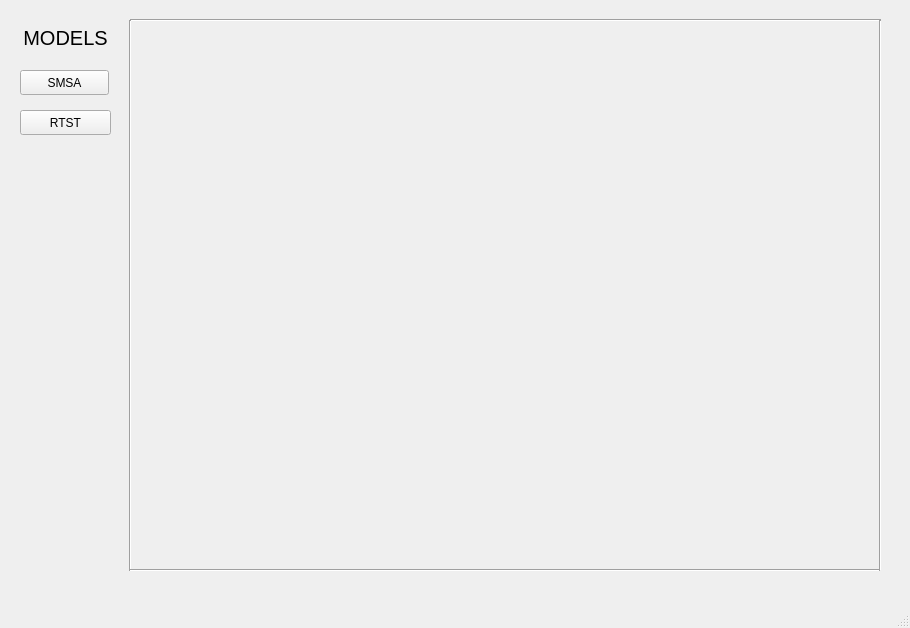
<?xml version="1.0" encoding="UTF-8"?>
<ui version="4.0">
 <class>MainWindow</class>
 <widget class="QMainWindow" name="MainWindow">
  <property name="geometry">
   <rect>
    <x>0</x>
    <y>0</y>
    <width>910</width>
    <height>628</height>
   </rect>
  </property>
  <property name="windowTitle">
   <string>NewSMSTools</string>
  </property>
  <widget class="QWidget" name="centralwidget">
   <widget class="QStackedWidget" name="stackedWidget">
    <property name="geometry">
     <rect>
      <x>130</x>
      <y>20</y>
      <width>751</width>
      <height>541</height>
     </rect>
    </property>
   </widget>
   <widget class="QPushButton" name="page1_btn">
    <property name="geometry">
     <rect>
      <x>20</x>
      <y>70</y>
      <width>89</width>
      <height>25</height>
     </rect>
    </property>
    <property name="text">
     <string>SMSA</string>
    </property>
   </widget>
   <widget class="QPushButton" name="page3_btn">
    <property name="geometry">
     <rect>
      <x>20</x>
      <y>110</y>
      <width>91</width>
      <height>25</height>
     </rect>
    </property>
    <property name="text">
     <string>RTST</string>
    </property>
   </widget>
   <widget class="Line" name="line">
    <property name="geometry">
     <rect>
      <x>130</x>
      <y>10</y>
      <width>751</width>
      <height>20</height>
     </rect>
    </property>
    <property name="orientation">
     <enum>Qt::Horizontal</enum>
    </property>
   </widget>
   <widget class="Line" name="line_2">
    <property name="geometry">
     <rect>
      <x>120</x>
      <y>20</y>
      <width>20</width>
      <height>551</height>
     </rect>
    </property>
    <property name="orientation">
     <enum>Qt::Vertical</enum>
    </property>
   </widget>
   <widget class="Line" name="line_3">
    <property name="geometry">
     <rect>
      <x>130</x>
      <y>560</y>
      <width>751</width>
      <height>20</height>
     </rect>
    </property>
    <property name="orientation">
     <enum>Qt::Horizontal</enum>
    </property>
   </widget>
   <widget class="Line" name="line_4">
    <property name="geometry">
     <rect>
      <x>870</x>
      <y>20</y>
      <width>20</width>
      <height>551</height>
     </rect>
    </property>
    <property name="orientation">
     <enum>Qt::Vertical</enum>
    </property>
   </widget>
   <widget class="QLabel" name="label">
    <property name="geometry">
     <rect>
      <x>20</x>
      <y>30</y>
      <width>91</width>
      <height>16</height>
     </rect>
    </property>
    <property name="font">
     <font>
      <pointsize>15</pointsize>
     </font>
    </property>
    <property name="text">
     <string>MODELS</string>
    </property>
    <property name="alignment">
     <set>Qt::AlignCenter</set>
    </property>
   </widget>
  </widget>
  <widget class="QMenuBar" name="menubar">
   <property name="geometry">
    <rect>
     <x>0</x>
     <y>0</y>
     <width>910</width>
     <height>22</height>
    </rect>
   </property>
  </widget>
  <widget class="QStatusBar" name="statusbar"/>
 </widget>
 <resources/>
 <connections/>
</ui>
